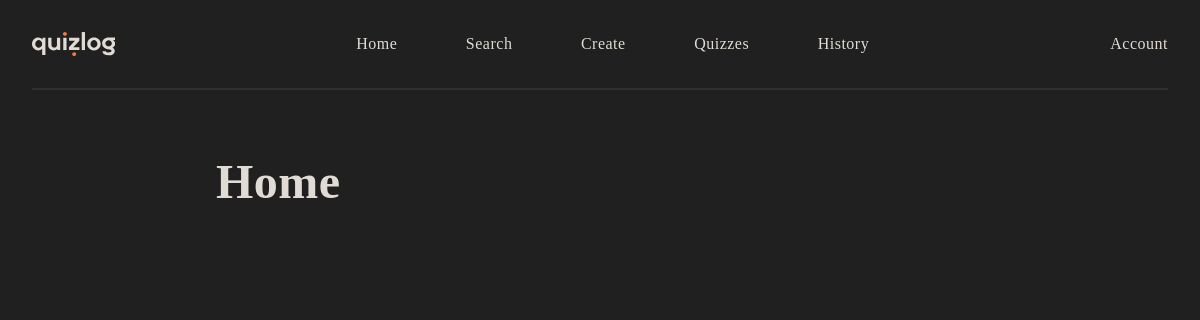
Page /home (signed in) on the earlier database version.
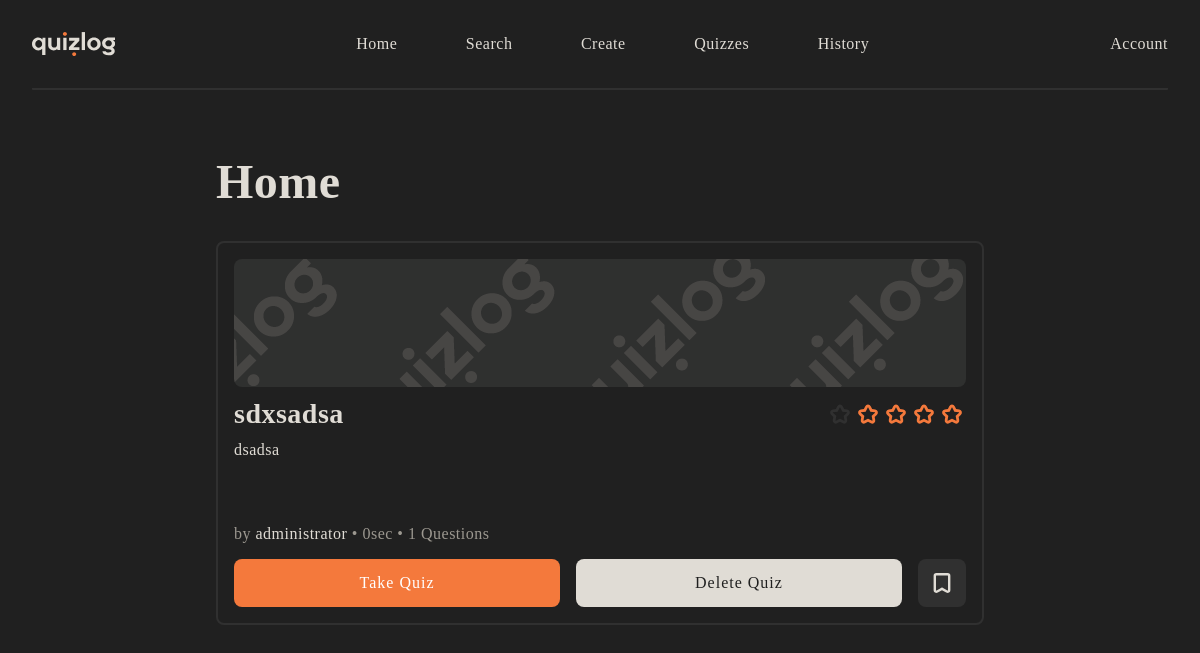
Same page on the later database version.
### tables this page shows
CREATE TABLE `quiz` (
  `QuizId` int(11) NOT NULL,
  `UserId` int(11) NOT NULL,
  `QuizName` varchar(128) NOT NULL,
  `QuizBanner` text NOT NULL,
  `QuizDescription` text NOT NULL,
  `QuizPrivacy` tinyint(1) NOT NULL,
  `QuizTime` time NOT NULL
);

CREATE TABLE `user` (
  `UserId` int(11) NOT NULL,
  `Username` varchar(48) NOT NULL,
  `PasswordHash` varchar(72) NOT NULL,
  `Bio` text NOT NULL
);

### app/core/Controller.php (called while the page is built, shortened)
<?php
class Controller
{
    public function view($name, $data = [])
    {
        include('app/views/' . $name . '.php');
    }
}

### app/controllers/Home.php (called while the page is built, shortened)
<?php
class Home extends \app\core\Controller
{
    public function index()
    {
        $quizzes = new \app\models\Quiz();
        $quizzes = $quizzes->selectPublicQuizzes();
        $this->view('Home/index', $quizzes);
    }
}

### app/core/App.php (called while the page is built, shortened)
<?php
class App
{
    private $method = 'index';
    public function __construct()
    {
        $url = self::parseUrl();
        if (isset($url[0]))
        {
            unset($url[0]);
        }
        $this->controller = new $this->controller;
        $params = $url ? array_values($url) : [];
        call_user_func([$this->controller, $this->method], $params);
    }
    public static function parseUrl()
    {
        if (isset($_GET['url']))
        {
            return explode('/',
                filter_var(
                    rtrim($_GET['url'], '/'), FILTER_SANITIZE_URL));
        }
    }
}

### index.php (called while the page is built, shortened)
<?php
new app\core\App();

### app/models/Quiz.php (called while the page is built, shortened)
<?php
class Quiz extends \app\core\Model
{
    public function selectPublicQuizzes()
    {
        $sql = 'SELECT * FROM Quiz WHERE QuizPrivacy > 0 ORDER BY QuizId DESC';
        $statement = self::$database->prepare($sql);
        $statement->execute();
        $statement->setFetchMode(\PDO::FETCH_CLASS, 'app\models\Question');
        return $statement->fetchAll();
    }
}

### app/core/Model.php (called while the page is built, shortened)
<?php
class Model
{
    public function __construct()
    {
        $server = 'localhost';
        $name = 'quizlog';
        $username = 'root';
        $password = '';
    }
}

### app/models/User.php (called while the page is built, shortened)
<?php
class User extends \app\core\Model
{
    public function selectUserById($userId)
    {
        $sql = 'SELECT * FROM User WHERE UserId = :userId';
        $statement = self::$database->prepare($sql);
        $statement->execute(['userId' => $userId]);
        $statement->setFetchMode(\PDO::FETCH_CLASS, 'app\models\User');
        return $statement->fetch();
    }
}

### app/models/Question.php (called while the page is built, shortened)
<?php
class Question extends \app\core\Model
{
    public function selectQuestionCountByQuizId($quizId)
    {
        $sql = 'SELECT COUNT(QuestionId) FROM Question WHERE QuizId = :quizId';
        $statement = self::$database->prepare($sql);
        $statement->execute(['quizId' => $quizId]);
        return $statement->fetchColumn();
    }
}

### app/views/Home/index.php (the view, shortened to what this page needs)
<html>
<head>
</head>
<body>
<?php include_once('app/views/header.php'); ?>
<link href="/css/cards.css" rel="stylesheet">
<div class="content">
    <div class="h-1 bot-32">Home</div>
    <?php foreach($data as $quiz): ?>
    <?php
        $user = new \app\models\User();
        $user = $user->selectUserById($quiz->UserId);
        $date = explode(':', $quiz->QuizTime);
        $hour = $date[0] == '00' ? '' : $date[0] . 'hr ';
        $min = $date[1] == '00' ? '' : $date[1] . 'min ';
        $sec = $date[2] == '00' ? '0sec' : $date[2] . 'sec';
        $date = $hour . $min . $sec;
        $count = new \app\models\Question();
        $count = $count->selectQuestionCountByQuizId($quiz->QuizId);
    ?>
    <div class="card-l box pad-16 bot-32">
        <object class="card-img" data="../../../img/pattern.png" type="image/png">
        </object>
        <div class="card-head">
            <div class="card-title h-3"><span class="h-3"><?= $quiz->QuizName; ?></span></div>
            <div class="card-rating">
            </div>
        </div>
        <div class="card-desc">
            <p><?= $quiz->QuizDescription; ?></p>
        </div>
        <div class="card-info">
            <span>by <a class="nav-link" href="/user/profile/<?= $user->UserId; ?>"><?= $user->Username; ?></a> • <?= $date; ?> • <?= $count; ?> Questions</span>
        </div>
        <div class="card-btns">
            <a class="btn-l">Take Quiz</a>
            <?php if ($quiz->UserId == $_SESSION['UserId']): ?>
                <a class="btn-w" href="/quiz/delete/<?= $quiz->QuizId; ?>">Delete Quiz</a>
            <?php endif; ?>
            <button class="btn-b">
            </button>
        </div>
    </div>
    <?php endforeach; ?>
</div>
</body>
</html>

Differences in the rows shown:
added quiz: QuizName "sdxsadsa", QuizDescription "dsadsa", UserId.Username "administrator", QuizTime "0sec", count "1"
